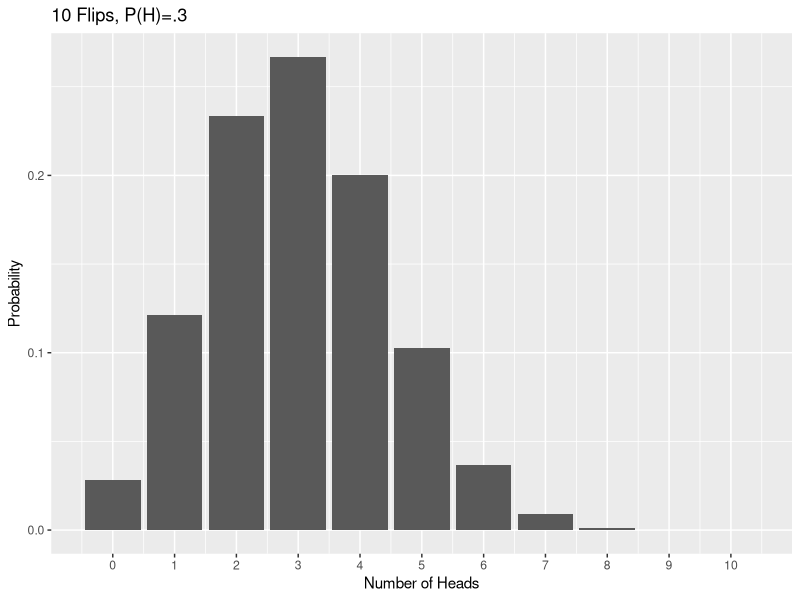
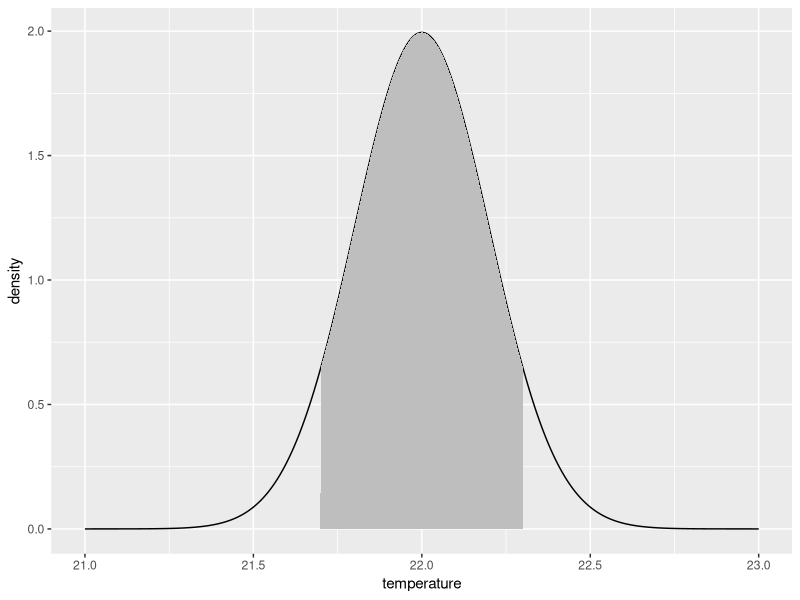
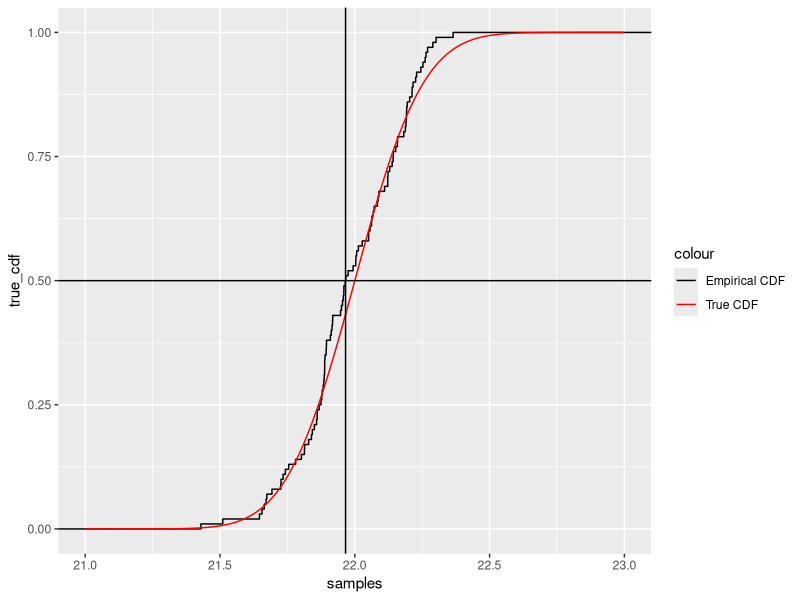
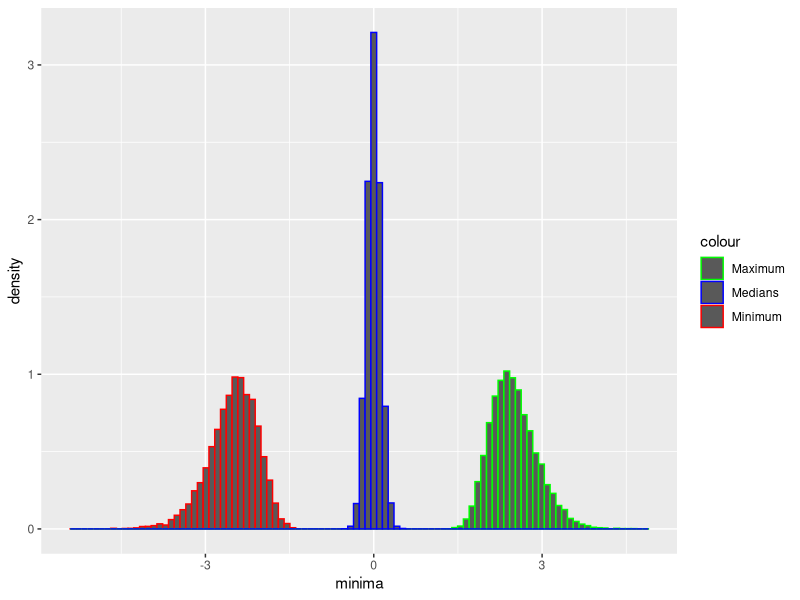
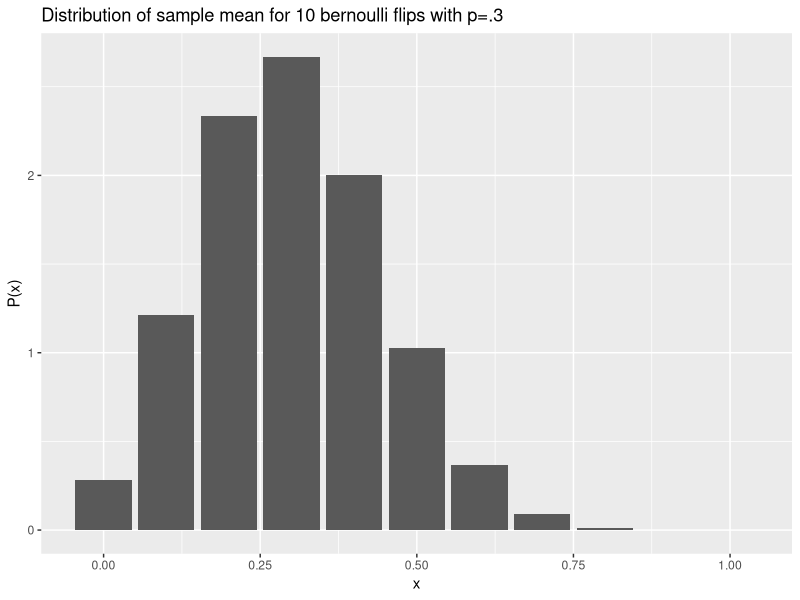
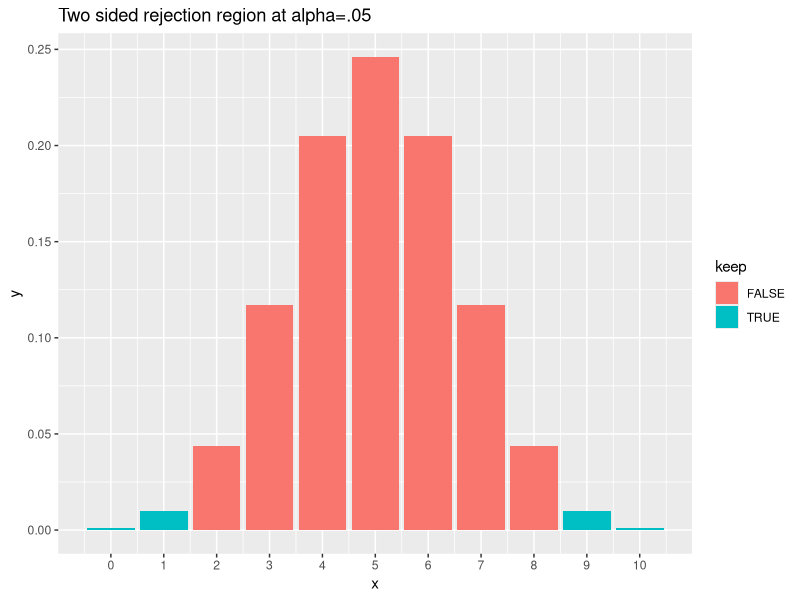
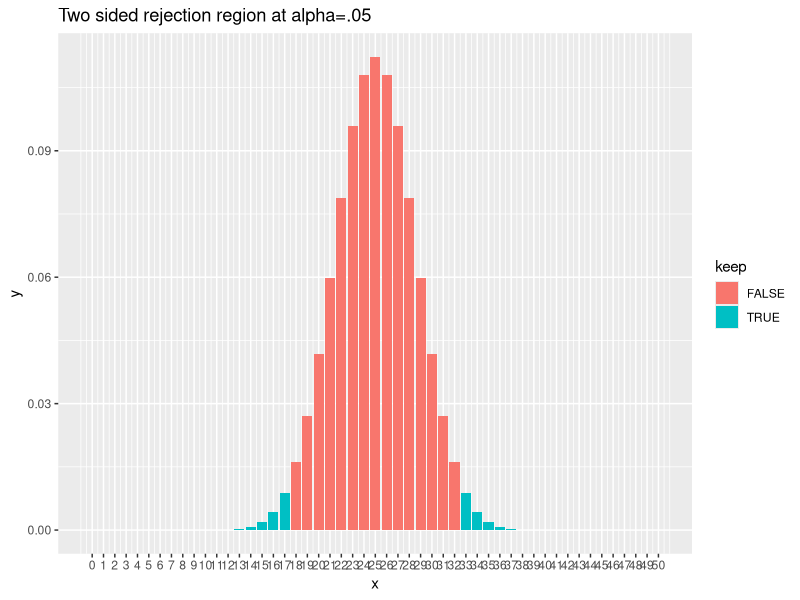
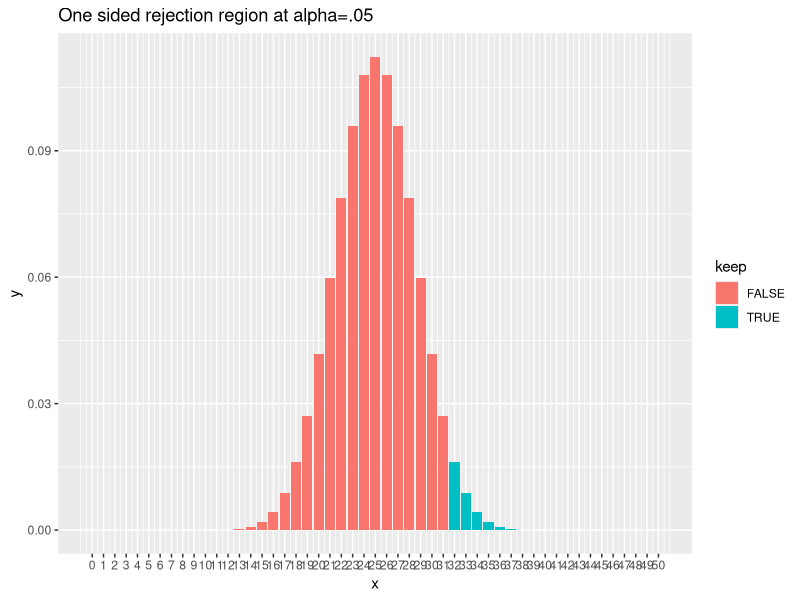

The R script that drew these images, in order:
## ---- chunk 1
library(tidyverse)
library(glue)
## ---- chunk 2
library(ggplot2)
x <- dbinom(seq(0, 10), 10, .3)
ggplot() +
    geom_bar(aes(x = seq(0, 10), y = x), stat = "identity") +
    scale_x_continuous(breaks = seq(0, 10)) +
    xlab("Number of Heads") +
    ylab("Probability") +
    ggtitle("10 Flips, P(H)=.3")
## ---- chunk 3
library(tidyverse)
## ---- chunk 4
temperature <- seq(21, 23, .001)
density <- dnorm(temperature, 22, .2)
p <- pnorm(22.3, 22, .2) - pnorm(21.7, 22, .2)
ggplot() +
    geom_line(aes(x = temperature, y = density)) +
    geom_ribbon(aes(x = temperature, ymin = 0, ymax = if_else(temperature >= 21.7 & temperature <= 22.3, density, 0)), fill = "gray")
## ---- chunk 5
samples <- rnorm(100, 22, .2)
true_cdf <- pnorm(temperature, 22, .2)
ggplot() +
    stat_ecdf(aes(x = samples, color = "Empirical CDF")) +
    geom_line(aes(x = temperature, y = true_cdf, color = "True CDF")) +
    scale_color_manual(values = c("Empirical CDF" = "black", "True CDF" = "red")) +
    geom_hline(yintercept = .5) +
    geom_vline(xintercept = median(samples))
## ---- chunk 6
minima <- replicate(10000, min(rnorm(100, 0, 1)))
maxima <- replicate(10000, max(rnorm(100, 0, 1)))
medians <- replicate(10000, median(rnorm(100, 0, 1)))
ggplot() +
    geom_histogram(aes(x = minima, y = after_stat(density), color = "Minimum"), bins = 100) +
    geom_histogram(aes(x = maxima, y = after_stat(density), color = "Maximum"), bins = 100) +
    geom_histogram(aes(x = medians, y = after_stat(density), color = "Medians"), bins = 100) +
    scale_color_manual(values = c("Minimum" = "red", "Maximum" = "green", "Medians" = "blue"))
## ---- chunk 7
p <- dbinom(seq(0,10),10,.3)
ggplot()+geom_bar(aes(x=seq(0,1,1/10),y=10*p),stat="identity")+xlab("x")+ylab("P(x)")+ggtitle("Distribution of sample mean for 10 bernoulli flips with p=.3")
## ---- chunk 8
library(ggplot2)
# two-sided
rejection2 <- function(n,d=10) {
    results <- data.frame(
            x=seq(0,n),
            y=dbinom(seq(0,n),n,.5),
            keep=sapply(seq(0,n),
                function(x) 
                    (x<qbinom(.025,n,.5)) | (x>qbinom(.975,n,.5))))
    ggplot(
        data=results,aes(x=x,y=y,fill=keep))+ 
        geom_bar(stat="identity")+
        scale_x_continuous(breaks=seq(0,n,d))+
        ggtitle("Two sided rejection region at alpha=.05")
    
}
## ---- chunk 9
rejection1 <-function(n,d=10) {
    results <- data.frame(
        x=seq(0,n),
        y=dbinom(seq(0,n),n,.5),
        keep=sapply(seq(0,n),function(x) (x>qbinom(.95,n,.5))))
    ggplot(data=results,aes(x=x,y=y,fill=keep))+
    geom_bar(stat="identity")+
    scale_x_continuous(breaks=seq(0,n,d))+
    ggtitle("One sided rejection region at alpha=.05")
}
## ---- chunk 10
rejection2(10, 1)

## ---- chunk 11
rejection2(50, 1)
## ---- chunk 12
rejection1(50, 1)
## ---- chunk 13
compare <- function(n, p = .5) {
    results <- data.frame(x = seq(0, n), y = dbinom(seq(0, n), n, p), z = dnorm(seq(0, n), mean = p * n, sd = sqrt(n * p * (1 - p))))
    ggplot(data = results) +
        geom_bar(aes(x = x, y = y), stat = "identity", fill = "lightgreen") +
        geom_line(aes(x = x, y = z), color = "red", size = 2) +
        ggtitle(glue("Normal Approximation to the binomial with n={n} and p={p}"))
}
compare(100, .3)
## ---- chunk 14
# look at the probability density for this case
probs <- dbinom(seq(0, 20), 20, .5)
# The qbinom function tells us the threshold
rejection <- qbinom(.95, 20, .5)
# We check this by comparing the probability of $15-20$ vs $14-20$ heads:
sum(probs[16:21]) # remember probs[i] is the chance of i-1 heads
sum(probs[15:21])
# The chance of $15-20$ heads is greater than $.05$.
## ---- chunk 15
probs6 <- dbinom(seq(0, 20), 20, .6)
sum(probs6[1:15])
## ---- chunk 16
probs8 <- dbinom(seq(0, 20), 20, .8)
sum(probs8[1:15])
## ---- chunk 17
rejection <- qbinom(.95, 100, .5)
probs6 <- dbinom(seq(0, 100), 100, .6)
sum(probs6[1:rejection])
## ---- chunk 18
simulated <- rbinom(10000, 4600, .224)
sum(simulated >= 1133)
